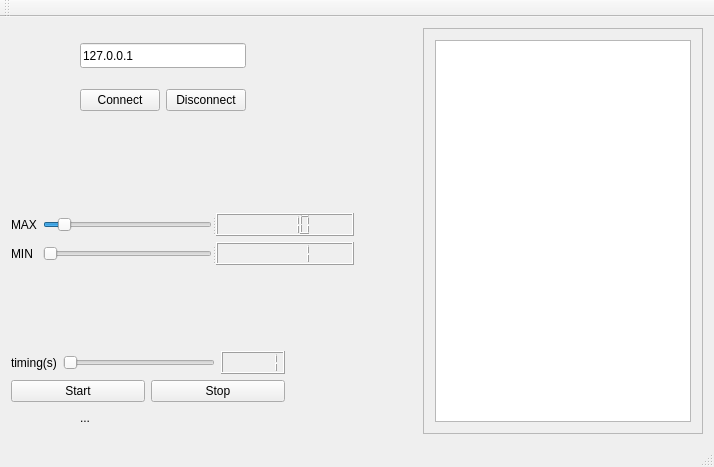
<?xml version="1.0" encoding="UTF-8"?>
<ui version="4.0">
 <class>MainWindow</class>
 <widget class="QMainWindow" name="MainWindow">
  <property name="geometry">
   <rect>
    <x>0</x>
    <y>0</y>
    <width>714</width>
    <height>467</height>
   </rect>
  </property>
  <property name="windowTitle">
   <string>MainWindow</string>
  </property>
  <widget class="QWidget" name="centralWidget">
   <layout class="QGridLayout" name="gridLayout_2">
    <item row="0" column="1" rowspan="2">
     <layout class="QVBoxLayout" name="verticalLayout_4">
      <item>
       <widget class="QLineEdit" name="serverIP">
        <property name="maximumSize">
         <size>
          <width>172</width>
          <height>25</height>
         </size>
        </property>
        <property name="text">
         <string>127.0.0.1</string>
        </property>
       </widget>
      </item>
      <item>
       <layout class="QHBoxLayout" name="horizontalLayout_2">
        <item>
         <widget class="QPushButton" name="Connect">
          <property name="text">
           <string>Connect</string>
          </property>
         </widget>
        </item>
        <item>
         <widget class="QPushButton" name="Disconnect">
          <property name="text">
           <string>Disconnect</string>
          </property>
         </widget>
        </item>
       </layout>
      </item>
     </layout>
    </item>
    <item row="0" column="2" colspan="2">
     <spacer name="verticalSpacer_3">
      <property name="orientation">
       <enum>Qt::Vertical</enum>
      </property>
      <property name="sizeHint" stdset="0">
       <size>
        <width>20</width>
        <height>60</height>
       </size>
      </property>
     </spacer>
    </item>
    <item row="1" column="0">
     <spacer name="horizontalSpacer_2">
      <property name="orientation">
       <enum>Qt::Horizontal</enum>
      </property>
      <property name="sizeHint" stdset="0">
       <size>
        <width>56</width>
        <height>20</height>
       </size>
      </property>
     </spacer>
    </item>
    <item row="1" column="5">
     <spacer name="horizontalSpacer">
      <property name="orientation">
       <enum>Qt::Horizontal</enum>
      </property>
      <property name="sizeHint" stdset="0">
       <size>
        <width>57</width>
        <height>20</height>
       </size>
      </property>
     </spacer>
    </item>
    <item row="2" column="3" colspan="2">
     <spacer name="verticalSpacer">
      <property name="orientation">
       <enum>Qt::Vertical</enum>
      </property>
      <property name="sizeHint" stdset="0">
       <size>
        <width>20</width>
        <height>61</height>
       </size>
      </property>
     </spacer>
    </item>
    <item row="3" column="0" colspan="6">
     <layout class="QHBoxLayout" name="horizontalLayout">
      <item>
       <layout class="QVBoxLayout" name="verticalLayout_2">
        <item>
         <widget class="QLabel" name="label">
          <property name="text">
           <string>MAX</string>
          </property>
         </widget>
        </item>
        <item>
         <widget class="QLabel" name="label_2">
          <property name="text">
           <string>MIN</string>
          </property>
         </widget>
        </item>
       </layout>
      </item>
      <item>
       <layout class="QVBoxLayout" name="verticalLayout">
        <item>
         <widget class="QSplitter" name="splitter">
          <property name="maximumSize">
           <size>
            <width>16777215</width>
            <height>23</height>
           </size>
          </property>
          <property name="orientation">
           <enum>Qt::Horizontal</enum>
          </property>
          <widget class="QSlider" name="SliderMax">
           <property name="maximumSize">
            <size>
             <width>169</width>
             <height>23</height>
            </size>
           </property>
           <property name="minimum">
            <number>1</number>
           </property>
           <property name="value">
            <number>10</number>
           </property>
           <property name="orientation">
            <enum>Qt::Horizontal</enum>
           </property>
          </widget>
          <widget class="QLCDNumber" name="LCDMax">
           <property name="intValue" stdset="0">
            <number>10</number>
           </property>
          </widget>
         </widget>
        </item>
        <item>
         <widget class="QSplitter" name="splitter_2">
          <property name="maximumSize">
           <size>
            <width>16777215</width>
            <height>23</height>
           </size>
          </property>
          <property name="orientation">
           <enum>Qt::Horizontal</enum>
          </property>
          <widget class="QSlider" name="SliderMin">
           <property name="maximumSize">
            <size>
             <width>169</width>
             <height>23</height>
            </size>
           </property>
           <property name="minimum">
            <number>1</number>
           </property>
           <property name="orientation">
            <enum>Qt::Horizontal</enum>
           </property>
          </widget>
          <widget class="QLCDNumber" name="LCDMin">
           <property name="intValue" stdset="0">
            <number>1</number>
           </property>
          </widget>
         </widget>
        </item>
       </layout>
      </item>
     </layout>
    </item>
    <item row="3" column="6">
     <spacer name="horizontalSpacer_3">
      <property name="orientation">
       <enum>Qt::Horizontal</enum>
      </property>
      <property name="sizeHint" stdset="0">
       <size>
        <width>56</width>
        <height>13</height>
       </size>
      </property>
     </spacer>
    </item>
    <item row="5" column="0" colspan="5">
     <layout class="QVBoxLayout" name="verticalLayout_3">
      <item>
       <layout class="QHBoxLayout" name="horizontalLayout_3">
        <item>
         <widget class="QLabel" name="label_3">
          <property name="text">
           <string>timing(s)</string>
          </property>
         </widget>
        </item>
        <item>
         <widget class="QSlider" name="sliderTiming">
          <property name="minimum">
           <number>1</number>
          </property>
          <property name="orientation">
           <enum>Qt::Horizontal</enum>
          </property>
         </widget>
        </item>
        <item>
         <widget class="QLCDNumber" name="lcdTiming">
          <property name="intValue" stdset="0">
           <number>1</number>
          </property>
         </widget>
        </item>
       </layout>
      </item>
      <item>
       <layout class="QHBoxLayout" name="horizontalLayout_4">
        <item>
         <widget class="QPushButton" name="Start">
          <property name="text">
           <string>Start</string>
          </property>
         </widget>
        </item>
        <item>
         <widget class="QPushButton" name="Stop">
          <property name="maximumSize">
           <size>
            <width>135</width>
            <height>25</height>
           </size>
          </property>
          <property name="text">
           <string>Stop</string>
          </property>
         </widget>
        </item>
       </layout>
      </item>
     </layout>
    </item>
    <item row="6" column="0">
     <spacer name="horizontalSpacer_5">
      <property name="orientation">
       <enum>Qt::Horizontal</enum>
      </property>
      <property name="sizeHint" stdset="0">
       <size>
        <width>56</width>
        <height>20</height>
       </size>
      </property>
     </spacer>
    </item>
    <item row="6" column="5" rowspan="2">
     <spacer name="horizontalSpacer_4">
      <property name="orientation">
       <enum>Qt::Horizontal</enum>
      </property>
      <property name="sizeHint" stdset="0">
       <size>
        <width>57</width>
        <height>20</height>
       </size>
      </property>
     </spacer>
    </item>
    <item row="6" column="1">
     <widget class="QLabel" name="labelConnect">
      <property name="text">
       <string>...</string>
      </property>
     </widget>
    </item>
    <item row="4" column="1" colspan="2">
     <spacer name="verticalSpacer_2">
      <property name="orientation">
       <enum>Qt::Vertical</enum>
      </property>
      <property name="sizeHint" stdset="0">
       <size>
        <width>13</width>
        <height>60</height>
       </size>
      </property>
     </spacer>
    </item>
    <item row="0" column="7" rowspan="8">
     <widget class="QScrollArea" name="scrollArea">
      <property name="widgetResizable">
       <bool>true</bool>
      </property>
      <property name="alignment">
       <set>Qt::AlignLeading|Qt::AlignLeft|Qt::AlignVCenter</set>
      </property>
      <widget class="QWidget" name="scrollAreaWidgetContents">
       <property name="geometry">
        <rect>
         <x>0</x>
         <y>0</y>
         <width>274</width>
         <height>386</height>
        </rect>
       </property>
       <layout class="QGridLayout" name="gridLayout">
        <item row="0" column="0">
         <widget class="QTextBrowser" name="textBrowser"/>
        </item>
       </layout>
      </widget>
     </widget>
    </item>
   </layout>
  </widget>
  <widget class="QMenuBar" name="menuBar">
   <property name="geometry">
    <rect>
     <x>0</x>
     <y>0</y>
     <width>714</width>
     <height>22</height>
    </rect>
   </property>
  </widget>
  <widget class="QToolBar" name="mainToolBar">
   <attribute name="toolBarArea">
    <enum>TopToolBarArea</enum>
   </attribute>
   <attribute name="toolBarBreak">
    <bool>false</bool>
   </attribute>
  </widget>
  <widget class="QStatusBar" name="statusBar"/>
 </widget>
 <layoutdefault spacing="6" margin="11"/>
 <resources/>
 <connections>
  <connection>
   <sender>SliderMax</sender>
   <signal>valueChanged(int)</signal>
   <receiver>LCDMax</receiver>
   <slot>display(int)</slot>
   <hints>
    <hint type="sourcelabel">
     <x>160</x>
     <y>171</y>
    </hint>
    <hint type="destinationlabel">
     <x>292</x>
     <y>175</y>
    </hint>
   </hints>
  </connection>
  <connection>
   <sender>SliderMin</sender>
   <signal>valueChanged(int)</signal>
   <receiver>LCDMin</receiver>
   <slot>display(int)</slot>
   <hints>
    <hint type="sourcelabel">
     <x>212</x>
     <y>192</y>
    </hint>
    <hint type="destinationlabel">
     <x>319</x>
     <y>192</y>
    </hint>
   </hints>
  </connection>
  <connection>
   <sender>sliderTiming</sender>
   <signal>valueChanged(int)</signal>
   <receiver>lcdTiming</receiver>
   <slot>display(int)</slot>
   <hints>
    <hint type="sourcelabel">
     <x>144</x>
     <y>49</y>
    </hint>
    <hint type="destinationlabel">
     <x>240</x>
     <y>51</y>
    </hint>
   </hints>
  </connection>
 </connections>
</ui>
